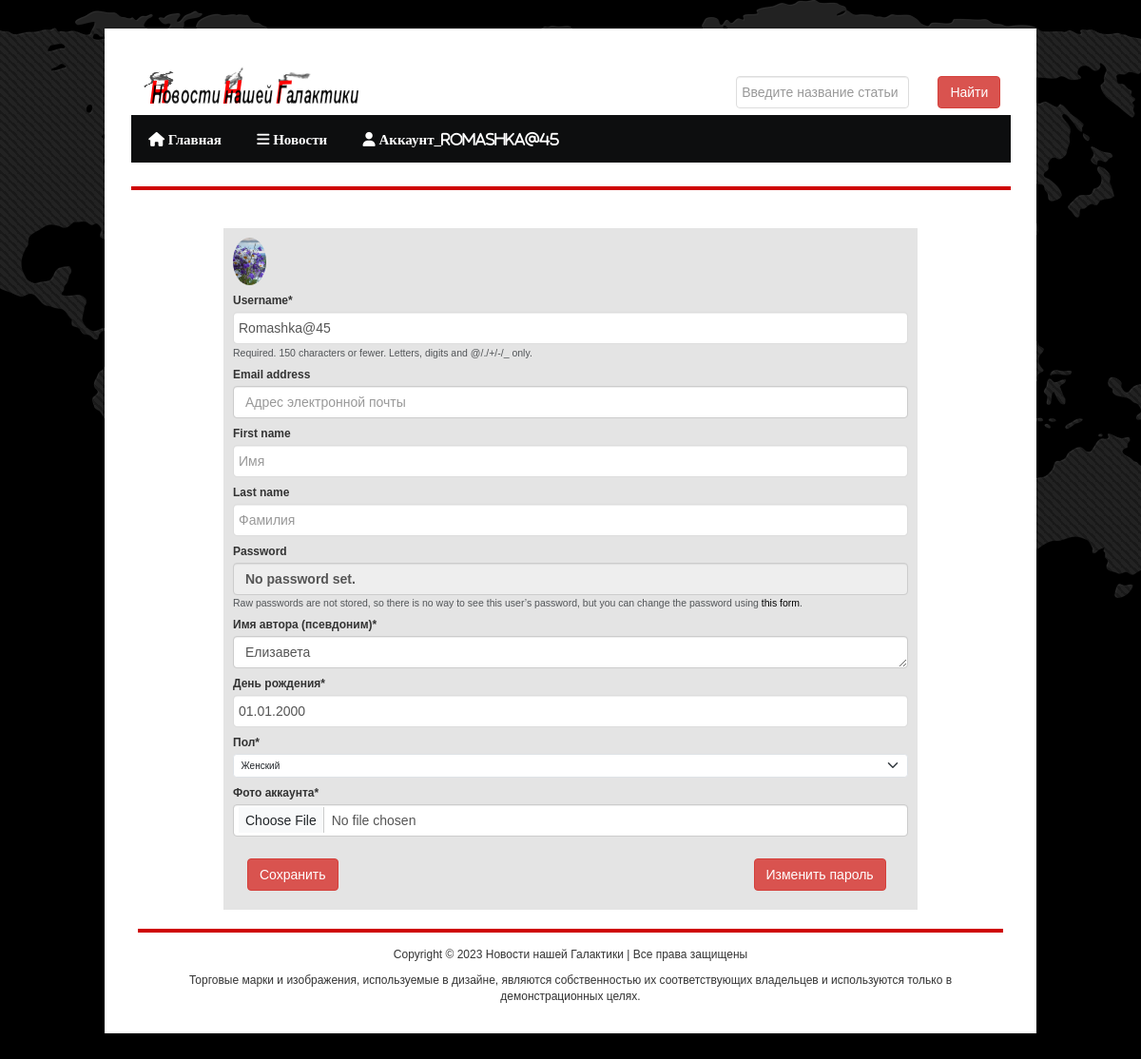
Page /users/profile/update (signed in) on the committed database.
### users/models.py (models this page shows, shortened)
class Account(models.Model):
    gender_choices = (('М', 'Мужской'),
                      ('Ж', 'Женский'),
                      ('N/A', 'Не определен'))
    user = models.OneToOneField(User, on_delete=models.CASCADE,
                                primary_key=True, verbose_name='Пользователь')
    nickname = models.CharField(max_length=100, verbose_name='Имя автора (псевдоним)')
    birthdate = models.DateField(null=True, verbose_name='День рождения')
    gender = models.CharField(choices=gender_choices, max_length=20, verbose_name='Пол', null=True)
    account_image = models.ImageField(default='default.jpg',
                                      upload_to='account_images', verbose_name='Фото аккаунта')
    class Meta:
        ordering = ['user','gender']
        verbose_name = 'Аккаунт'
        verbose_name_plural = 'Аккаунты'

### users/views.py (the view)
# urls.py: path('profile/update', views.profile_update, name='profile_update'),
def profile_update(request):
    user = request.user
    account = Account.objects.get(user=user)
    if request.method == "POST":
        user_form = UserUpdateForm(request.POST, instance=user)
        account_form = AccountUpdateForm(request.POST, request.FILES, instance=account)
        if user_form.is_valid() and account_form.is_valid():
            user_form.save()
            account_form.save()
            messages.success(request,"Профиль успешно обновлен!")
            return redirect('news_index')
        else:
            pass
    else:
        context = {'account_form':AccountUpdateForm(instance=account),
                   'user_form':UserUpdateForm(instance=user),
                   }
    return render(request,'users/edit_profile.html',context)

### users/forms.py (shortened to what this page needs)
class AccountUpdateForm(ModelForm):
    class Meta:
        model = Account
        fields = ['nickname','birthdate','gender','account_image']
        widgets = {
            'nickname': Textarea(attrs={'cols': 80, 'rows': 1}),
            'birthdate': DateInput(attrs={'auto_create': True}),
            'gender': Select(),
            'account_image': FileInput(),
        }

class UserUpdateForm(UserChangeForm):
    class Meta:
        model = User
        fields = ['username','email','first_name','last_name']
        widgets = {
            'username': TextInput(attrs={'class': 'input', 'placeholder': 'Логин'}),
            'email': EmailInput(attrs={'class': 'input','placeholder': 'Адрес электронной почты'}),
            'first_name': TextInput(attrs={'class': 'input', 'placeholder': 'Имя'}),
            'last_name': TextInput(attrs={'class': 'input', 'placeholder': 'Фамилия'}),
        }

### users/templates/users/edit_profile.html (shortened to what this page needs)
<!DOCTYPE html PUBLIC "-//W3C//DTD XHTML 1.0 Transitional//EN"
        "http://www.w3.org/TR/xhtml1/DTD/xhtml1-transitional.dtd">
{% load static %}
{% load bootstrap5 %}
{% load crispy_forms_tags %}
<html xmlns="http://www.w3.org/1999/xhtml">
<html lang="ru">
<head>
    {%bootstrap_css%}
    <link rel="stylesheet" type="text/css" href="{% static 'main/' %}assets/font/font-awesome.min.css"/>
    <link rel="stylesheet" type="text/css" href="{% static 'main/' %}assets/font/font.css"/>
    <link rel="stylesheet" type="text/css" href="{% static 'main/' %}assets/css/bootstrap.min.css" media="screen"/>
    <link rel="stylesheet" type="text/css" href="{% static 'main/' %}assets/css/style.css" media="screen"/>
    <link rel="stylesheet" type="text/css" href="{% static 'main/' %}assets/css/responsive.css" media="screen"/>
    <link rel="stylesheet" type="text/css" href="{% static 'main/' %}assets/css/jquery.bxslider.css" media="screen"/>
</head>
<body>
<div class="body_wrapper">
    <div class="center">
        {% block header %} {% include 'main/header.html' %} {% endblock %}
        <div class="content_area">
            <h2 class="title"></h2>
            <div class="container">
                <div class="row">
                    <div class="content_area">
                        <div class="inner_footer_top">
                            <div class="single_sidebar">
                                <div class="news-letter">
                                    <p>
                                        <img src="{{ request.user.account.account_image.url }}"
                                             style="margin:auto; height:50px; width:auto;border-radius: 50%"/>
                                    </p>
                                    <div class="container-fluid>">
                                        <form method="post" enctype="multipart/form-data">
                                            {{ user_form|crispy }}
                                            {{ account_form|crispy }}<br>
                                            <div class="col-lg-9">
                                                <p><input class="btn btn-danger" type="submit" value="Сохранить"></p>
                                            </div>
                                        </form>
                                        <div class="col-lg-3">
                                            <p><a href="{% url 'password' %}"><input class="btn btn-danger"
                                                                                     type="submit"
                                                                                     value="Изменить пароль"></a></p>
                                        </div>
                                    </div>
                                </div>
                            </div>
                        </div>
                        <h2 class="title"></h2>
                    </div>
                </div>
                {% block footer %} {% include 'main/footer.html' %} {% endblock %}
            </div>
        </div>
<link rel="stylesheet" href="https://ajax.googleapis.com/ajax/libs/jqueryui/1.11.4/themes/smoothness/jquery-ui.css">
</body>
</html>

### main/templates/main/sidebar.html (shortened to what this page needs)
{% load static %}
<div class="main_menu_area">
    <ul id="nav">
        <li><a href="{% url 'home' %}"><i class="fa-solid fa-house"> Главная</i></a>
        </li>
        <li><a href="{% url 'news_index' %}"><i class="fa-solid fa-bars"> Новости</i></a>
        </li>
        {% if request.user.id %}
        <li><a href="{% url 'profile_update' %}"><i class="fa-solid fa-user"> Аккаунт_{{ user }}</i></a>
        </li>
        {% endif %}
    </ul>
</div>

### static/main/assets/css/style.css (style rules this page uses)
* { margin:0; padding:0 }
body { font-family:Arial; font-size:12px; line-height:13px; background:url("images/site_bg.png") top center no-repeat fixed #000 }
a { color:#000; text-decoration:none }
input[type=text], input[type=password], textarea { border:1px solid #ddd; padding:5px }
input[type=submit] h1, h2, h4, h5, h6 { font-weight:normal; margin:0 0 15px }
h2 { font-size:25px; line-height:30px }
img { max-width:100%; height:auto }
.center { width:980px; display:block; margin:0 auto; padding:20px; background:#fff; transition:all 1.3s ease 0s; -moz-transition:all 1.3s ease 0s; -webkit-transition:all 1.3s ease 0s; -o-transition:all 1.3s ease 0s; -ms-transition:all 1.3s ease 0s }
div { overflow:hidden }
#nav { display:block }
.body_wrapper { background:url("images/body_bg.png") repeat; margin-top:30px; margin-bottom:30px }
.main_menu_area { overflow:visible; background:#0D0E0F; min-height:50px }
.main_menu_area ul { margin:0; padding:0; list-style:none }
.main_menu_area ul li { float:left; position:relative }
.main_menu_area ul li a { color:#FFF; display:block; font-family:'bebasregular'; font-size:15px; padding:18px 18.7px }
.content_area { margin-top:25px }
.title { border-bottom:4px solid #CF0000; font-family:'bebasregular'; font-size:20px; word-spacing:2px }
.single_sidebar { margin-bottom:20px }
.news-letter { padding:10px; background:#E4E4E4 }
.inner_footer_top { width:730px; margin:0 auto }

### rows in the picture
Account: nickname "Елизавета", birthdate "01.01.2000", gender "Женский"

### other values in the picture
{{ user }} "Romashka@45"
